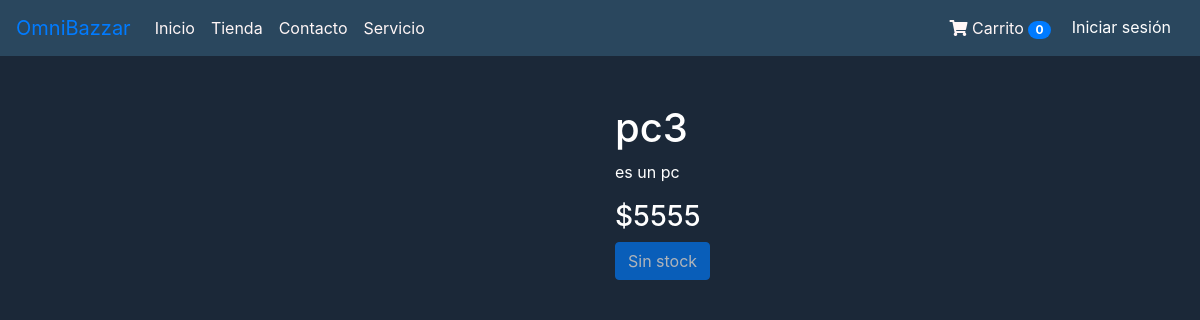
The app's page /detalle-producto/32/, older data.
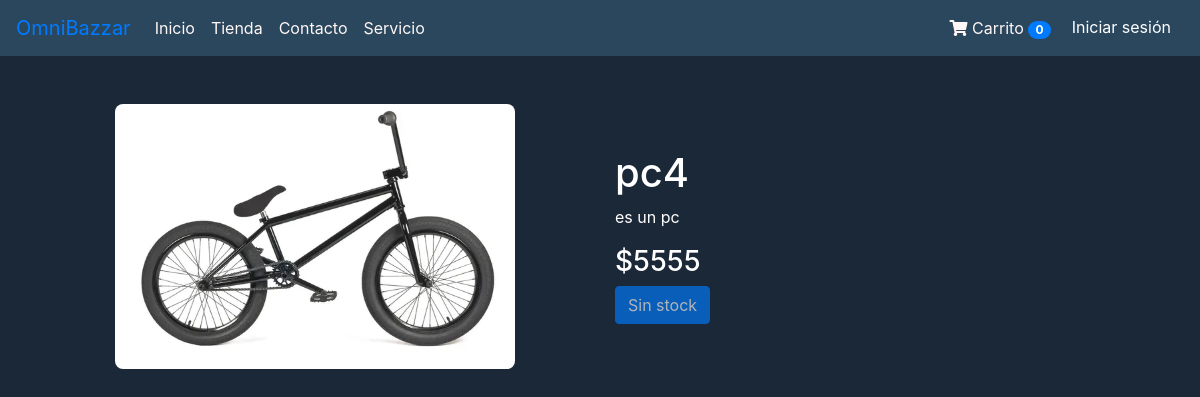
The same page, newer data.
### productos/models.py (models this page shows, shortened)
class Producto(models.Model):
    nombre = models.CharField(max_length=50)
    precio = models.IntegerField()
    descripcion = models.TextField()
    nuevo = models.BooleanField()
    marca = models.ForeignKey(Marca, on_delete=models.PROTECT)
    fecha_fabricacion = models.DateField()
    imagen = models.ImageField(upload_to="productos", null=True)
    stock = models.IntegerField(default=0, verbose_name='Stock')
    usuario = models.ForeignKey(User, on_delete=models.CASCADE, null=True, blank=True)

### productos/views.py (the view)
# urls.py: path('detalle-producto/<int:producto_id>/', detalle_producto, name='detalle_producto'),
def detalle_producto(request, producto_id):
    producto = get_object_or_404(Producto, id=producto_id)
    return render(request, 'compra/detalle_producto.html', {'producto': producto})

### productos/templates/compra/detalle_producto.html (shortened to what this page needs)
{% extends "productos/base.html" %}
{% load static %}
{% block content %}
<div class="container mt-4">
    <div class="row">
        <div class="col-md-6 d-flex justify-content-center">
            {% if producto.imagen %}
            <img src="{{ producto.imagen.url }}" class="img-fluid"
                style="border-radius: 8px; width: 100%; max-width: 400px;">
            {% endif %}
        </div>
        <div class="col-md-6 d-flex flex-column justify-content-center">
            <h1 style="color: white;">{{ producto.nombre }}</h1>
            <p style="color: white;">{{ producto.descripcion }}</p>
            <h3 style="color: white;">${{ producto.precio }}</h3>
            <div>
                <button type="button" class="btn btn-primary add-to-cart"
                    data-product-id="{{ producto.id }}"
                    data-product-name="{{ producto.nombre }}"
                    data-product-price="{{ producto.precio }}"
                    data-product-stock="{{ producto.stock }}">
                </button>
            </div>
        </div>
    </div>
</div>
{% endblock %}

### productos/templates/productos/base.html (shortened to what this page needs)
<!DOCTYPE html>
<html lang="en">
<head>
  <link rel="stylesheet" href="https://cdn.jsdelivr.net/npm/bootstrap@4.6.2/dist/css/bootstrap.min.css">
  {% load static %}
  <link rel="stylesheet" href="{% static 'productos/css/styles.css' %}">
  <link rel="stylesheet" href="https://cdnjs.cloudflare.com/ajax/libs/font-awesome/5.15.4/css/all.min.css">
</head>
<body class="body">
  <nav class="navbar navbar-expand-sm navbar-custom">
    <a class="navbar-brand" href="#">OmniBazzar</a>
    <div class="collapse navbar-collapse" id="navbarNav">
      <ul class="navbar-nav mr-auto">
        <li class="nav-item">
          <a class="nav-link" href="{% url 'home' %}">Inicio</a>
        </li>
        <li class="nav-item">
          <a class="nav-link" href="{% url 'Tienda' %}">Tienda</a>
        </li>
        <li class="nav-item">
          <a class="nav-link" href="{% url 'Contacto' %}">Contacto</a>
        </li>
        <li class="nav-item">
          <a class="nav-link" href="{% url 'servicio' %}">Servicio</a>
        </li>
      </ul>
      <ul class="navbar-nav ml-auto">
        <li class="nav-item">
          <a class="nav-link" href="#">
            <i class="fas fa-shopping-cart"></i> Carrito
            <span id="cart-count" class="badge badge-pill badge-primary">0</span>
        </a>
      </li>
        {% if user.is_authenticated %}
        <li class="nav-item">
          <form action="{% url 'logout' %}" method="post" class="form-inline">
            {% csrf_token %}
            <button type="submit" class="btn btn-link text-white">Cerrar sesión</button>
          </form>
        </li>
        <li class="nav-item">
          <a href="{% url 'profile' %}" class="nav-link text-white">@{{ user.username }}</a>
        </li>
        {% else %}
        <li class="nav-item">
          <a href="{% url 'login' %}" class="btn btn-link text-white">Iniciar sesión</a>
        </li>
        {% endif %}
      </ul>
    </div>
  </nav>
  <br>
  {% block content %}
  {% endblock %}
</body>
</html>

### productos/static/productos/css/styles.css (style rules this page uses)
.body { background-color: #1b2838; }

### productos/templates/productos/base.html (style rules this page uses)
.navbar-custom { background-color: #2a475e; }
.navbar-custom .nav-link { color: rgb(255, 246, 246); }

Row changes from the older to the newer data that the page shows:
changed Producto "es un pc": imagen: picture added; nombre "pc3" → "pc4"
